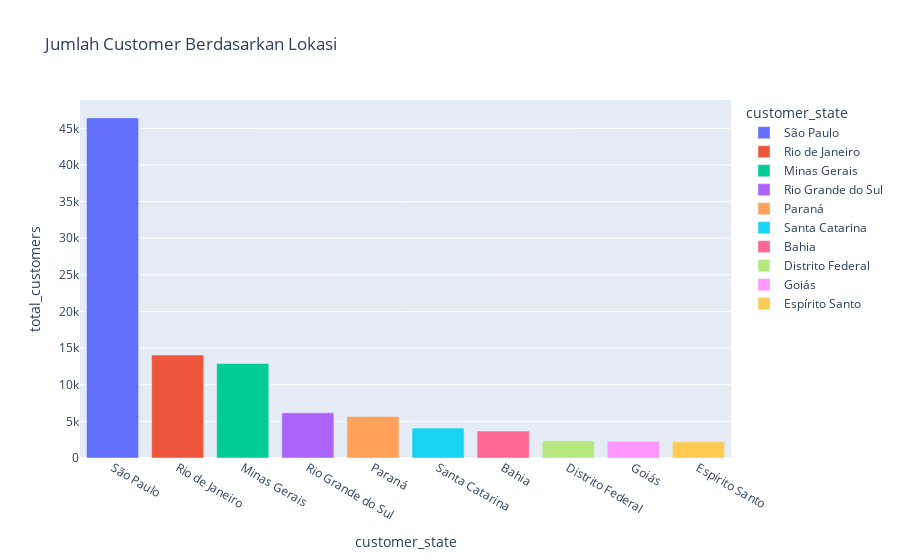

The notebook cell this image was saved under:
### Markdown cell above
### Pertanyaan 1: Bagaimana demografi geolokasi pelanggan e-commerce ini?

### Code cell
demographic_df_plot = px.bar(demographic_df.head(10), x='customer_state', y='total_customers', color='customer_state', title='Jumlah Customer Berdasarkan Lokasi')
demographic_df_plot.show()

### Figure 1 — Plotly figure (JSON) as saved in the notebook; plotly's stock layout.template omitted (floating-point values rounded to 4 significant figures)
{"data": [{"alignmentgroup": "True", "hovertemplate": "customer_state=%{x}<br>total_customers=%{y}<extra></extra>", "legendgroup": "São Paulo", "marker": {"color": "#636efa", "pattern": {"shape": ""}}, "name": "São Paulo", "offsetgroup": "São Paulo", "orientation": "v", "showlegend": true, "textposition": "auto", "type": "bar", "x": ["São Paulo"], "xaxis": "x", "y": [46421], "yaxis": "y"}, {"alignmentgroup": "True", "hovertemplate": "customer_state=%{x}<br>total_customers=%{y}<extra></extra>", "legendgroup": "Rio de Janeiro", "marker": {"color": "#EF553B", "pattern": {"shape": ""}}, "name": "Rio de Janeiro", "offsetgroup": "Rio de Janeiro", "orientation": "v", "showlegend": true, "textposition": "auto", "type": "bar", "x": ["Rio de Janeiro"], "xaxis": "x", "y": [14051], "yaxis": "y"}, {"alignmentgroup": "True", "hovertemplate": "customer_state=%{x}<br>total_customers=%{y}<extra></extra>", "legendgroup": "Minas Gerais", "marker": {"color": "#00cc96", "pattern": {"shape": ""}}, "name": "Minas Gerais", "offsetgroup": "Minas Gerais", "orientation": "v", "showlegend": true, "textposition": "auto", "type": "bar", "x": ["Minas Gerais"], "xaxis": "x", "y": [12903], "yaxis": "y"}, {"alignmentgroup": "True", "hovertemplate": "customer_state=%{x}<br>total_customers=%{y}<extra></extra>", "legendgroup": "Rio Grande do Sul", "marker": {"color": "#ab63fa", "pattern": {"shape": ""}}, "name": "Rio Grande do Sul", "offsetgroup": "Rio Grande do Sul", "orientation": "v", "showlegend": true, "textposition": "auto", "type": "bar", "x": ["Rio Grande do Sul"], "xaxis": "x", "y": [6160], "yaxis": "y"}, {"alignmentgroup": "True", "hovertemplate": "customer_state=%{x}<br>total_customers=%{y}<extra></extra>", "legendgroup": "Paraná", "marker": {"color": "#FFA15A", "pattern": {"shape": ""}}, "name": "Paraná", "offsetgroup": "Paraná", "orientation": "v", "showlegend": true, "textposition": "auto", "type": "bar", "x": ["Paraná"], "xaxis": "x", "y": [5648], "yaxis": "y"}, {"alignmentgroup": "True", "hovertemplate": "customer_state=%{x}<br>total_customers=%{y}<extra></extra>", "legendgroup": "Santa Catarina", "marker": {"color": "#19d3f3", "pattern": {"shape": ""}}, "name": "Santa Catarina", "offsetgroup": "Santa Catarina", "orientation": "v", "showlegend": true, "textposition": "auto", "type": "bar", "x": ["Santa Catarina"], "xaxis": "x", "y": [4079], "yaxis": "y"}, {"alignmentgroup": "True", "hovertemplate": "customer_state=%{x}<br>total_customers=%{y}<extra></extra>", "legendgroup": "Bahia", "marker": {"color": "#FF6692", "pattern": {"shape": ""}}, "name": "Bahia", "offsetgroup": "Bahia", "orientation": "v", "showlegend": true, "textposition": "auto", "type": "bar", "x": ["Bahia"], "xaxis": "x", "y": [3669], "yaxis": "y"}, {"alignmentgroup": "True", "hovertemplate": "customer_state=%{x}<br>total_customers=%{y}<extra></extra>", "legendgroup": "Distrito Federal", "marker": {"color": "#B6E880", "pattern": {"shape": ""}}, "name": "Distrito Federal", "offsetgroup": "Distrito Federal", "orientation": "v", "showlegend": true, "textposition": "auto", "type": "bar", "x": ["Distrito Federal"], "xaxis": "x", "y": [2364], "yaxis": "y"}, {"alignmentgroup": "True", "hovertemplate": "customer_state=%{x}<br>total_customers=%{y}<extra></extra>", "legendgroup": "Goiás", "marker": {"color": "#FF97FF", "pattern": {"shape": ""}}, "name": "Goiás", "offsetgroup": "Goiás", "orientation": "v", "showlegend": true, "textposition": "auto", "type": "bar", "x": ["Goiás"], "xaxis": "x", "y": [2262], "yaxis": "y"}, {"alignmentgroup": "True", "hovertemplate": "customer_state=%{x}<br>total_customers=%{y}<extra></extra>", "legendgroup": "Espírito Santo", "marker": {"color": "#FECB52", "pattern": {"shape": ""}}, "name": "Espírito Santo", "offsetgroup": "Espírito Santo", "orientation": "v", "showlegend": true, "textposition": "auto", "type": "bar", "x": ["Espírito Santo"], "xaxis": "x", "y": [2205], "yaxis": "y"}], "layout": {"barmode": "relative", "legend": {"title": {"text": "customer_state"}, "tracegroupgap": 0}, "title": {"text": "Jumlah Customer Berdasarkan Lokasi"}, "xaxis": {"anchor": "y", "categoryarray": ["São Paulo", "Rio de Janeiro", "Minas Gerais", "Rio Grande do Sul", "Paraná", "Santa Catarina", "Bahia", "Distrito Federal", "Goiás", "Espírito Santo"], "categoryorder": "array", "domain": [0, 1], "title": {"text": "customer_state"}}, "yaxis": {"anchor": "x", "domain": [0, 1], "title": {"text": "total_customers"}}}}
